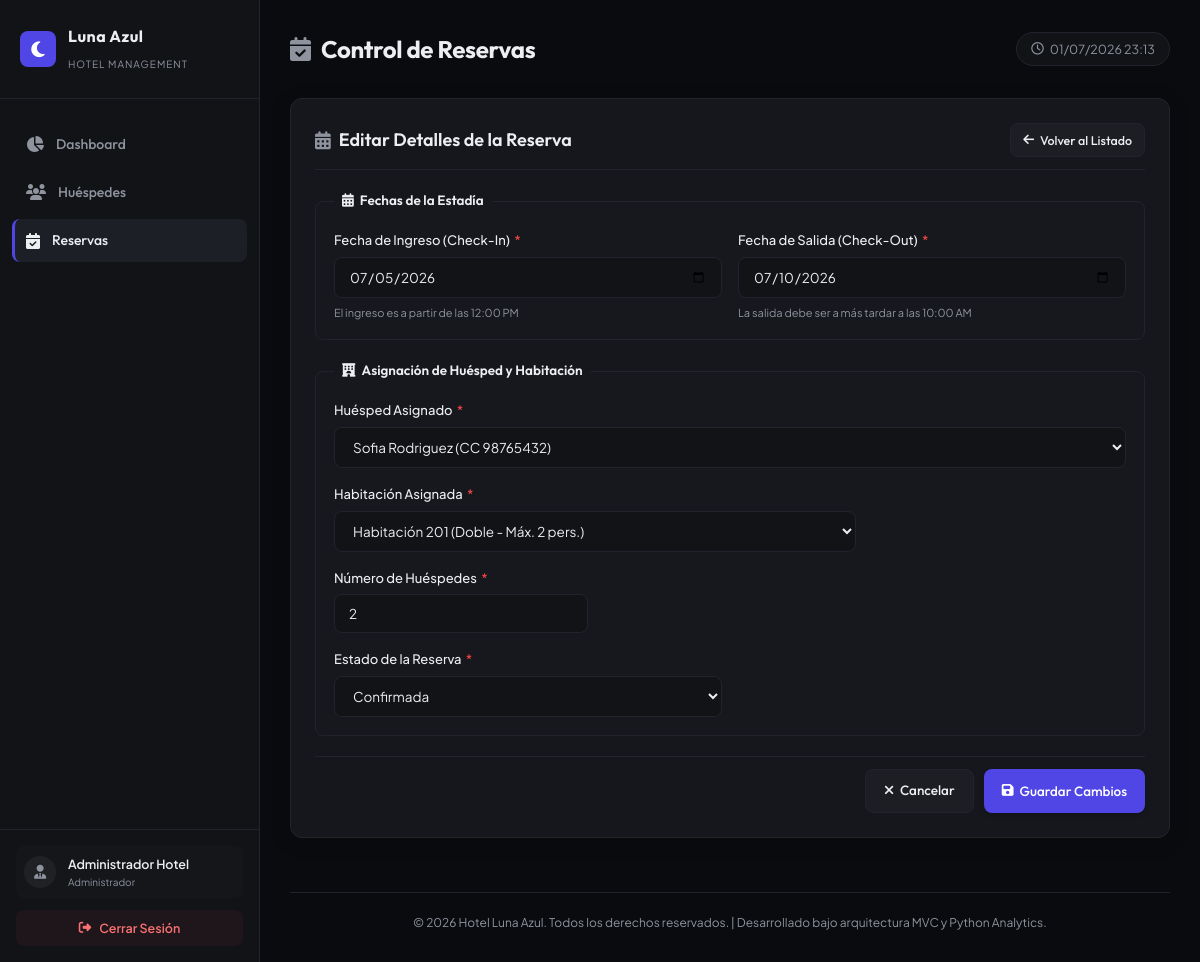
/index.php?controller=reservations&action=edit&uuid=81b7e3f8-6e54-47a3-ae4a-c56782ff77df (signed in), run on the app's committed database.
### tables this page shows
CREATE TABLE IF NOT EXISTS `reservations` (
  `id` INT AUTO_INCREMENT PRIMARY KEY,
  `uuid` VARCHAR(36) UNIQUE NOT NULL,
  `guest_uuid` VARCHAR(36) NOT NULL,
  `numero_habitacion` VARCHAR(10) NOT NULL,
  `fecha_ingreso` DATE NOT NULL,
  `fecha_salida` DATE NOT NULL,
  `numero_huespedes` INT NOT NULL,
  `estado` VARCHAR(20) DEFAULT 'Confirmada',  
  `fecha_creacion` TIMESTAMP DEFAULT CURRENT_TIMESTAMP,
  FOREIGN KEY (`guest_uuid`) REFERENCES `guests`(`uuid`) ON UPDATE CASCADE ON DELETE CASCADE,
  FOREIGN KEY (`numero_habitacion`) REFERENCES `rooms`(`numero_habitacion`) ON UPDATE CASCADE ON DELETE RESTRICT
);

CREATE TABLE IF NOT EXISTS `guests` (
  `id` INT AUTO_INCREMENT PRIMARY KEY,
  `uuid` VARCHAR(36) UNIQUE NOT NULL,
  `nombre_completo` VARCHAR(100) NOT NULL,
  `tipo_documento` VARCHAR(20) NOT NULL,  
  `numero_documento` VARCHAR(30) UNIQUE NOT NULL,
  `direccion` VARCHAR(150) NOT NULL,
  `telefono` VARCHAR(20) DEFAULT NULL,
  `celular` VARCHAR(20) NOT NULL,
  `edad` INT NOT NULL,
  `email` VARCHAR(100) NOT NULL,
  `contacto_emergencia` VARCHAR(100) NOT NULL,
  `parentesco_contacto` VARCHAR(50) NOT NULL,
  `created_at` TIMESTAMP DEFAULT CURRENT_TIMESTAMP
);

### controllers/ReservationController.php (called while the page is built, shortened)
<?php
require_once __DIR__ . '/../models/Reservation.php';
require_once __DIR__ . '/../models/Guest.php';
require_once __DIR__ . '/../dtos/ReservationDTO.php';
class ReservationController {
    private $reservationModel;
    private $guestModel;
    public function __construct() {
        $this->reservationModel = new Reservation();
        $this->guestModel = new Guest();
    }
    public function edit() {
        $uuid = $_GET['uuid'] ?? '';
        $reservation = $this->reservationModel->getByUuid($uuid);
        $errors = [];
        $data = $reservation->toArray();
        $guests = $this->guestModel->getAll();
        $selectedGuest = $this->guestModel->getByUuid($reservation->guestUuid);
        if (!empty($data['fecha_ingreso']) && !empty($data['fecha_salida']) && empty($errors['fecha_ingreso']) && empty($errors['fecha_salida'])) {
            $availableRooms = $this->reservationModel->getAvailableRooms($data['fecha_ingreso'], $data['fecha_salida'], $uuid);
        } else {
            $availableRooms = $this->reservationModel->getAllRooms();
        }
        require_once __DIR__ . '/../views/reservations/edit.php';
    }
}

### models/Guest.php (called while the page is built, shortened)
<?php
require_once __DIR__ . '/../config/database.php';
require_once __DIR__ . '/../dtos/GuestDTO.php';
class Guest {
    private $db;
    private $table = 'guests';
    public function __construct() {
        $this->db = Database::getInstance()->getConnection();
    }
    public function getAll() {
        $query = "SELECT * FROM " . $this->table . " ORDER BY nombre_completo ASC";
        $stmt = $this->db->prepare($query);
        $stmt->execute();
        $guests = [];
        while ($row = $stmt->fetch()) {
            $guests[] = GuestDTO::fromArray($row);
        }
        return $guests;
    }
    public function getByUuid($uuid) {
        $query = "SELECT * FROM " . $this->table . " WHERE uuid = :uuid LIMIT 1";
        $stmt = $this->db->prepare($query);
        $stmt->bindParam(':uuid', $uuid);
        $stmt->execute();
        $row = $stmt->fetch();
        return $row ? GuestDTO::fromArray($row) : null;
    }
}

### config/database.php (called while the page is built)
<?php
class Database
{
    private static $instance = null;
    private $conn;
    private $host = '127.0.0.1';
    private $db_name = 'hotel_luna_azul';
    private $username = 'root';
    private $password = 'LunaAzul2026#';
    private function __construct()
    {
        try {
            $this->conn = new PDO(
                "mysql:host=" . $this->host . ";dbname=" . $this->db_name . ";charset=utf8mb4",
                $this->username,
                $this->password,
                [
                    PDO::ATTR_ERRMODE => PDO::ERRMODE_EXCEPTION,
                    PDO::ATTR_DEFAULT_FETCH_MODE => PDO::FETCH_ASSOC,
                    PDO::ATTR_EMULATE_PREPARES => false,
                ]
            );
        } catch (PDOException $exception) {
            die("Database connection error: " . $exception->getMessage());
        }
    }
    public static function getInstance()
    {
        if (self::$instance == null) {
            self::$instance = new Database();
        }
        return self::$instance;
    }
    public function getConnection()
    {
        return $this->conn;
    }
}

### models/Reservation.php (called while the page is built, shortened)
<?php
require_once __DIR__ . '/../config/database.php';
require_once __DIR__ . '/../dtos/ReservationDTO.php';
class Reservation {
    private $db;
    private $table = 'reservations';
    public function __construct() {
        $this->db = Database::getInstance()->getConnection();
    }
    public function getByUuid($uuid) {
        $query = "SELECT r.*, g.nombre_completo AS guest_name, rm.tipo_habitacion
                  FROM " . $this->table . " r
                  JOIN guests g ON r.guest_uuid = g.uuid
                  JOIN rooms rm ON r.numero_habitacion = rm.numero_habitacion
                  WHERE r.uuid = :uuid LIMIT 1";
        $stmt = $this->db->prepare($query);
        $stmt->bindParam(':uuid', $uuid);
        $stmt->execute();
        $row = $stmt->fetch();
        return $row ? ReservationDTO::fromArray($row) : null;
    }
    public function getAvailableRooms($checkIn, $checkOut, $excludeReservationUuid = null) {
        $query = "SELECT * FROM rooms rm
                  WHERE rm.numero_habitacion NOT IN (
                      SELECT r.numero_habitacion FROM " . $this->table . " r
                      WHERE r.estado = 'Confirmada'
                      AND r.fecha_ingreso < :checkout
                      AND r.fecha_salida > :checkin";
        if ($excludeReservationUuid) {
            $query .= " AND r.uuid != :exclude_uuid";
        }
        $query .= " ) ORDER BY rm.numero_habitacion ASC";
        $stmt = $this->db->prepare($query);
        $stmt->bindParam(':checkin', $checkIn);
        $stmt->bindParam(':checkout', $checkOut);
        if ($excludeReservationUuid) {
            $stmt->bindParam(':exclude_uuid', $excludeReservationUuid);
        }
        $stmt->execute();
        return $stmt->fetchAll();
    }
}

### dtos/ReservationDTO.php (called while the page is built, shortened)
<?php
class ReservationDTO {
    public function __construct(
        $uuid,
        $guestUuid,
        $guestName,
        $numeroHabitacion,
        $tipoHabitacion,
        $fechaIngreso,
        $fechaSalida,
        $numeroHuespedes,
        $estado
    ) {
        $this->guestUuid = $guestUuid;
    }
    public static function fromArray(array $data) {
        return new self(
            $data['uuid'] ?? null,
            $data['guest_uuid'] ?? $data['guestUuid'] ?? '',
            $data['guest_name'] ?? $data['guestName'] ?? '',
            $data['numero_habitacion'] ?? $data['numeroHabitacion'] ?? '',
            $data['tipo_habitacion'] ?? $data['tipoHabitacion'] ?? '',
            $data['fecha_ingreso'] ?? $data['fechaIngreso'] ?? '',
            $data['fecha_salida'] ?? $data['fechaSalida'] ?? '',
            $data['numero_huespedes'] ?? $data['numeroHuespedes'] ?? 1,
            $data['estado'] ?? 'Confirmada'
        );
    }
}

### dtos/GuestDTO.php (called while the page is built, shortened)
<?php
class GuestDTO {
    public function __construct(
        $uuid,
        $nombreCompleto,
        $tipoDocumento,
        $numeroDocumento,
        $direccion,
        $telefono,
        $celular,
        $edad,
        $email,
        $contactoEmergencia,
        $parentescoContacto
    ) {
        $this->uuid = $uuid;
        $this->nombreCompleto = $nombreCompleto;
    }
    public static function fromArray(array $data) {
        return new self(
            $data['uuid'] ?? null,
            $data['nombre_completo'] ?? $data['nombreCompleto'] ?? '',
            $data['tipo_documento'] ?? $data['tipoDocumento'] ?? '',
            $data['numero_documento'] ?? $data['numeroDocumento'] ?? '',
            $data['direccion'] ?? '',
            $data['telefono'] ?? null,
            $data['celular'] ?? '',
            $data['edad'] ?? 0,
            $data['email'] ?? '',
            $data['contacto_emergencia'] ?? $data['contactoEmergencia'] ?? '',
            $data['parentesco_contacto'] ?? $data['parentescoContacto'] ?? ''
        );
    }
}

### views/reservations/edit.php (the view, shortened to what this page needs)
<?php
require_once __DIR__ . '/../layouts/header.php';
?>
<div class="glass-panel">
  <div class="panel-header">
    <h2><i class="fa-solid fa-calendar-days header-icon"></i> Editar Detalles de la Reserva</h2>
    <a href="index.php?controller=reservations&action=index" class="btn btn-secondary btn-sm">
      <i class="fa-solid fa-arrow-left"></i> Volver al Listado
    </a>
  </div>
  <div class="panel-body">
    <form action="index.php?controller=reservations&action=edit&uuid=<?php echo htmlspecialchars($uuid); ?>" method="POST" id="reservation-form" class="form-grid-layout" onsubmit="return validateReservationForm()">
      <fieldset class="form-fieldset">
        <legend><i class="fa-solid fa-calendar-days"></i> Fechas de la Estadía</legend>
        <div class="form-row">
          <div class="form-group col-6">
            <label for="fecha_ingreso">Fecha de Ingreso (Check-In) <span class="required">*</span></label>
            <input
              type="date"
              id="fecha_ingreso"
              name="fecha_ingreso"
              value="<?php echo htmlspecialchars($data['fecha_ingreso'] ?? ''); ?>"
              class="<?php echo isset($errors['fecha_ingreso']) ? 'input-error' : ''; ?>"
              onchange="fetchAvailableRooms()"
            >
            <span class="input-hint">El ingreso es a partir de las 12:00 PM</span>
          </div>
          <div class="form-group col-6">
            <label for="fecha_salida">Fecha de Salida (Check-Out) <span class="required">*</span></label>
            <input
              type="date"
              id="fecha_salida"
              name="fecha_salida"
              value="<?php echo htmlspecialchars($data['fecha_salida'] ?? ''); ?>"
              class="<?php echo isset($errors['fecha_salida']) ? 'input-error' : ''; ?>"
              onchange="fetchAvailableRooms()"
            >
            <span class="input-hint">La salida debe ser a más tardar a las 10:00 AM</span>
          </div>
        </div>
      </fieldset>
      <fieldset class="form-fieldset">
        <legend><i class="fa-solid fa-hotel"></i> Asignación de Huésped y Habitación</legend>
        <div class="form-row">
          <div class="form-group col-12">
            <label for="guest_uuid">Huésped Asignado <span class="required">*</span></label>
            <select
              id="guest_uuid"
              name="guest_uuid"
              class="<?php echo isset($errors['guest_uuid']) ? 'input-error' : ''; ?>"
            >
              <?php foreach ($guests as $g): ?>
                <option value="<?php echo $g->uuid; ?>" <?php echo ($data['guest_uuid'] ?? '') === $g->uuid ? 'selected' : ''; ?>>
                  <?php echo htmlspecialchars($g->nombreCompleto) . " (" . htmlspecialchars($g->tipoDocumento) . " " . htmlspecialchars($g->numeroDocumento) . ")"; ?>
                </option>
              <?php endforeach; ?>
            </select>
          </div>
        </div>
        <div class="form-row">
          <div class="form-group col-8">
            <label for="numero_habitacion">Habitación Asignada <span class="required">*</span></label>
            <select
              id="numero_habitacion"
              name="numero_habitacion"
              class="<?php echo isset($errors['numero_habitacion']) ? 'input-error' : ''; ?>"
            >
              <?php foreach ($availableRooms as $r): ?>
                <?php
                $cap = 1;
                if ($r['tipo_habitacion'] === 'Sencilla') $cap = 1;
                elseif ($r['tipo_habitacion'] === 'Doble') $cap = 2;
                elseif ($r['tipo_habitacion'] === 'Suite') $cap = 4;
                elseif ($r['tipo_habitacion'] === 'Familiar') $cap = 6;
                ?>
                <option value="<?php echo $r['numero_habitacion']; ?>"
                        data-capacidad="<?php echo $cap; ?>"
                        <?php echo ($data['numero_habitacion'] ?? '') === $r['numero_habitacion'] ? 'selected' : ''; ?>>
                  Habitación <?php echo htmlspecialchars($r['numero_habitacion']) . " (" . htmlspecialchars($r['tipo_habitacion']) . " - Máx. " . $cap . " pers.)"; ?>
                </option>
              <?php endforeach; ?>
            </select>
          </div>
          <div class="form-group col-4">
            <label for="numero_huespedes">Número de Huéspedes <span class="required">*</span></label>
            <input
              type="number"
              id="numero_huespedes"
              name="numero_huespedes"
              min="1"
              max="10"
              value="<?php echo htmlspecialchars($data['numero_huespedes'] ?? '1'); ?>"
              class="<?php echo isset($errors['numero_huespedes']) ? 'input-error' : ''; ?>"
            >
          </div>
        </div>
        <div class="form-row">
          <div class="form-group col-6">
            <label for="estado">Estado de la Reserva <span class="required">*</span></label>
            <select id="estado" name="estado">
              <option value="Confirmada" <?php echo ($data['estado'] ?? '') === 'Confirmada' ? 'selected' : ''; ?>>Confirmada</option>
            </select>
          </div>
        </div>
      </fieldset>
      <div class="form-actions-bar">
        <a href="index.php?controller=reservations&action=index" class="btn btn-secondary">
          <i class="fa-solid fa-xmark"></i> Cancelar
        </a>
        <button type="submit" class="btn btn-primary">
          <i class="fa-solid fa-floppy-disk"></i> Guardar Cambios
        </button>
      </div>
    </form>
  </div>
</div>
<?php
require_once __DIR__ . '/../layouts/footer.php';
?>

### data on the page
reservations: fecha_ingreso "07/05/2026", fecha_salida "07/10/2026", guest_uuid "Sofia Rodriguez (CC 98765432)", numero_habitacion "Habitación 201 (Doble - Máx. 2 pers.)", numero_huespedes "2", estado "Confirmada"

### other printed values
$currentUser['nombre_completo'] "Administrador Hotel"
$currentUser['rol'] "Administrador"
